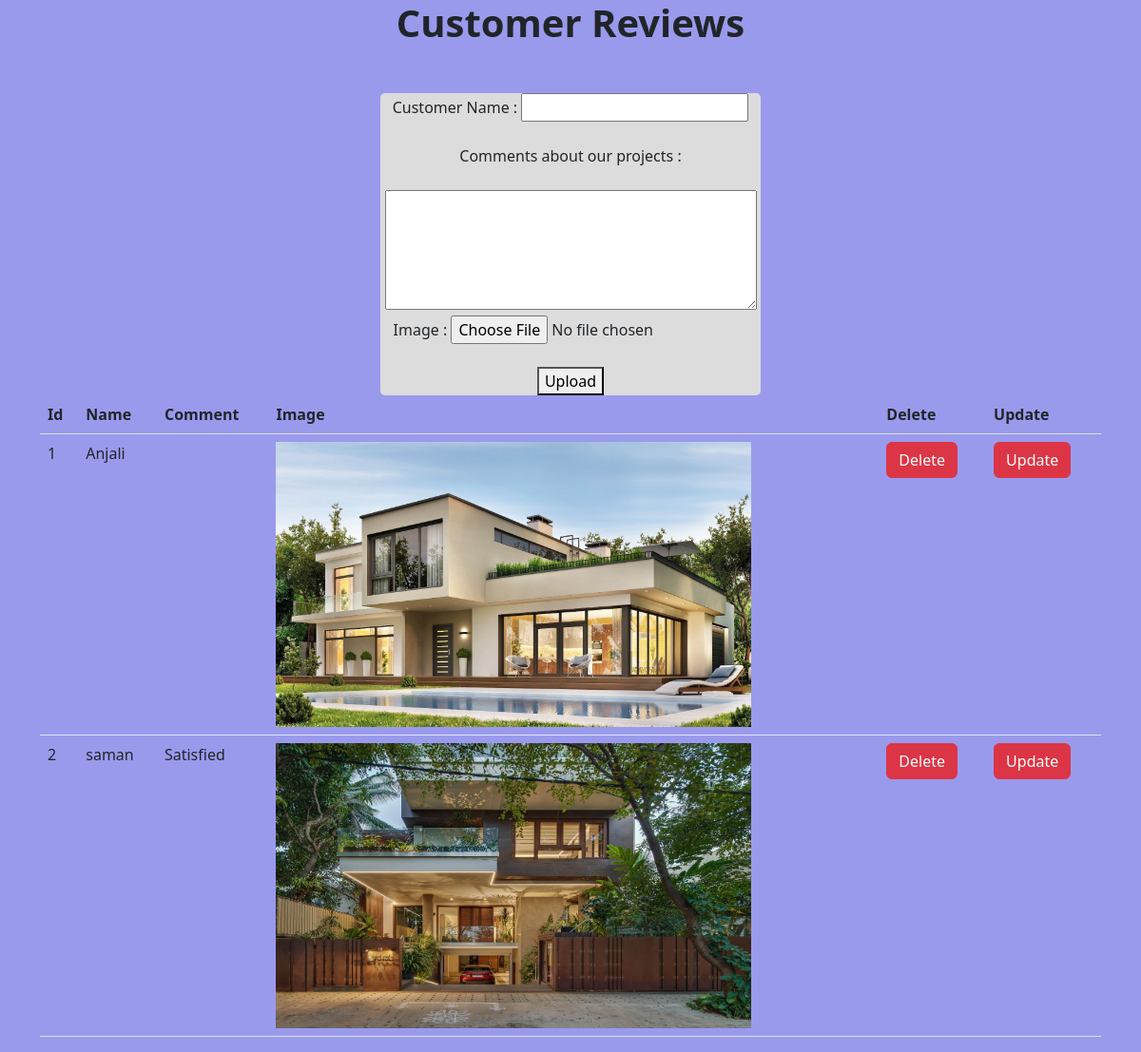
/review.php, run on the app's committed database.
### tables this page shows
CREATE TABLE `reviews` (
  `Id` int(11) NOT NULL,
  `Name` varchar(100) NOT NULL,
  `Comment` varchar(500) NOT NULL,
  `Image` varchar(100) NOT NULL
);

### review.php (the view, shortened to what this page needs)
<!DOCTYPE html>
<html>
    <head>
        <link rel = "stylesheet" href = "reviewstyles.css">
        <link href="https://cdn.jsdelivr.net/npm/bootstrap@5.2.3/dist/css/bootstrap.min.css" rel="stylesheet">
    </head>
    <body style="background: rgb(154, 154, 237);">
        <center>
            <h1><b>Customer Reviews</b></h1>
        </center>
        <center>
        <div class = "main">
            <form action = "insert.php"  method = "POST" enctype = "multipart/form-data">
                <label for = "">Customer Name : </label>
                <input type = "text" name = "name"><br><br>
                <label for = "">Comments about our projects : </label><br><br>
                <textarea name = "comment" id = "" rows = "5" cols = "40"></textarea><br>
                <label for = "">Image : </label>
                <input type = "file" name = "image" id = ""><br><br>
                <button type = "submit" name = "upload"> Upload </button>
            </form>
        </div>
        </center>
        <div class="container">
        <table class="table">
  <thead>
    <tr>
      <th scope="col">Id</th>
      <th scope="col">Name</th>
      <th scope="col">Comment</th>
      <th scope="col">Image</th>
      <th scope="col">Delete</th>
      <th scope="col">Update</th>
    </tr>
  </thead>
  <tbody>
        <?php
        include 'connect.php';
        $result = mysqli_query($conn, "SELECT * FROM `reviews` ORDER BY Id ASC");
        $newID = 1;
        while ($row = mysqli_fetch_array($result)) {
            echo "
            <tr>
                <td>$newID</td>
                <td>$row[Name]</td>
                <td>$row[Comment]</td>
                <td><img src='$row[Image]' width='500px' height='300px'></td>
                <td><a href='delete.php?Id=$newID' class='btn btn-danger'>Delete</a></td>
                <td><a href='update.php?Id=$newID' class='btn btn-danger'>Update</a></td>
            </tr>
            ";
            $newID++;
        }
        ?>
  </tbody>
</table>
</div>
</body>
</html>

### reviewstyles.css (style rules this page uses)
.main { background-color: gainsboro; margin-top : 50px; max-width: 400px; border-radius: 5px; }
input { margin-top: 30px; }

### data on the page
reviews: Name "Anjali", Image (picture)
reviews: Name "saman", Comment "Satisfied", Image (picture)
